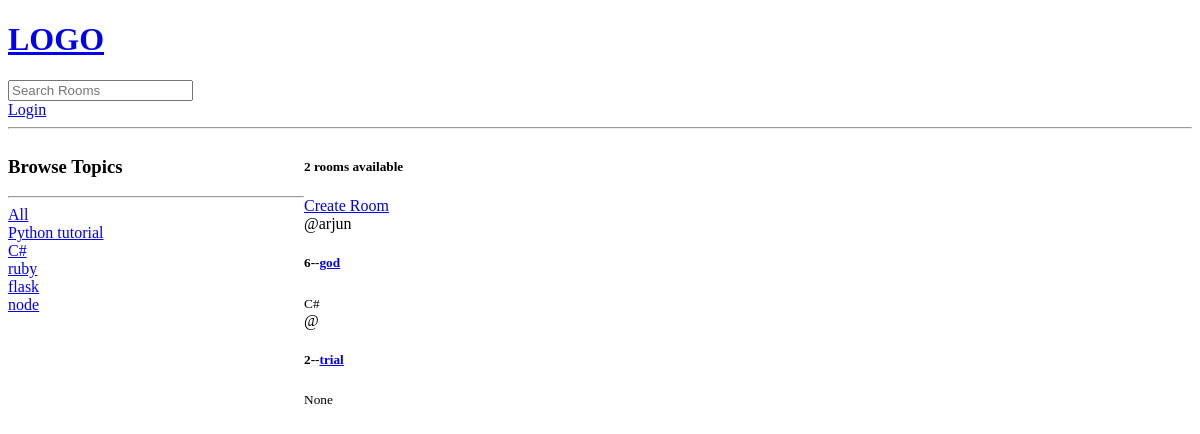
Before: / with the older database file.
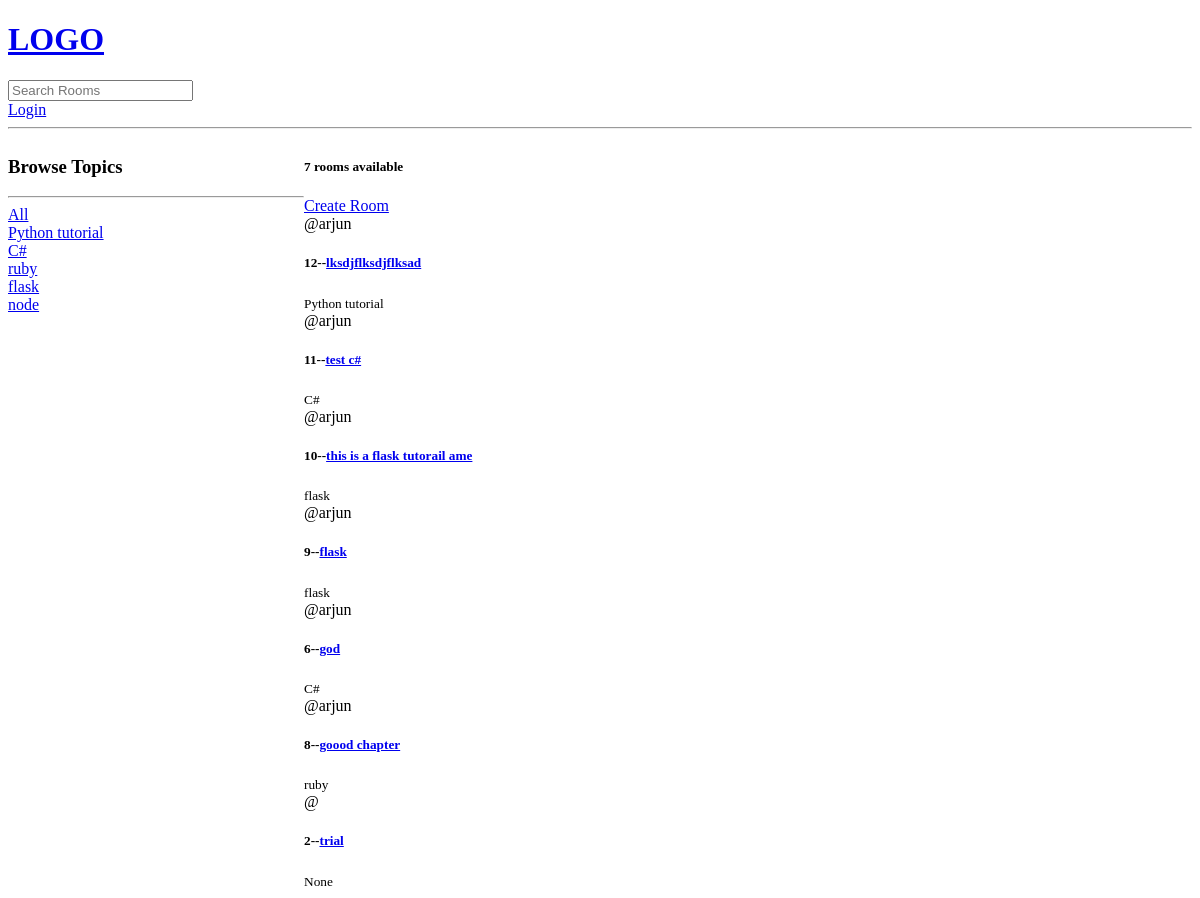
After: the same page with the newer database file.
### base/models.py (models this page shows, shortened)
class Topic(models.Model):
    name = models.CharField(max_length=200)
    def __str__(self):
        return self.name

class Room(models.Model):
    host= models.ForeignKey(User,on_delete=models.SET_NULL,null=True)
    topic= models.ForeignKey(Topic,on_delete=models.SET_NULL,null=True)
    name=models.CharField(max_length=200, null=False)
    description=models.TextField(max_length=500,null=True,blank=True)
    updated = models.DateTimeField(auto_now=True)#take snapshot of timestamp updated
    created = models.DateTimeField(auto_now_add=True)#take snapshot of timestamp created
    class Meta:
        ordering = ['-updated','-created']

### base/views.py (the view)
# urls.py: path('', views.home,name='home'),
def home(request):
    q=request.GET.get('q') if request.GET.get('q') != None else ''
    rooms = Room.objects.filter(
        Q(topic__name__icontains=q) |
        Q(name__icontains=q) |
        Q(description__icontains=q)
    )
    room_count = rooms.count()
    topics = Topic.objects.all()
    context ={'rooms':rooms , 'topics':topics , 'room_count':room_count}
    return render(request, 'base/home.html',context)

### base/templates/base/home.html (shortened to what this page needs)
{% extends 'main.html' %}
{% block content %}
<div class="home-container">
    <div>
        <h3>Browse Topics</h3>
        <hr>
        <div>
            <a href="{% url 'home' %}" > All</a>
        </div>
        {% for topic in topics %}
        <div>
            <a href="{% url 'home' %}?q={{topic.name}}" > {{topic.name}}</a>
        </div>
        {% endfor %}
    </div>
    <div>
        <h5> {{room_count}} rooms available</h5>
        <a href="{% url 'create-room' %}">Create Room</a>
        <div>
            {% for room in rooms %}
            <div>
                <span>@{{room.host.username}}</span>
                    <h5>{{room.id}}--<a href="/room/{{room.id}}">{{room.name}}</a></h5>
                <small>{{room.topic}}</small>
            </div>
            {% endfor %}
        </div>
    </div>
</div>
{% endblock content %}

### templates/main.html (shortened to what this page needs)
<!DOCTYPE html>
<html>
<head>
</head>
<body>
    {% include 'navbar.html' %}
    {% block content %}
    {% endblock content %}
</body>
</html>

### templates/navbar.html
<a href="/">
    <h1>LOGO</h1>
</a>
<form method="GET" action"{% url 'home' %}">
    <input type="text" name="q"  placeholder="Search Rooms"/>
</form>
{% if request.user.is_authenticated %}
<p>Hello {{request.user}}</p>
<a href="{% url 'logout' %}">Logout</a>
{% else %}
<a href="{% url 'login' %}">Login</a>
{% endif %}
<hr>

### base/templates/base/home.html (style rules this page uses)
.home-container { display: grid; grid-template-columns: 1fr 3fr; }

Changed rows visible on the page:
added Room: host.username "arjun", id "12", name "lksdjflksdjflksad", topic "Python tutorial"
added Room: host.username "arjun", id "11", name "test c#", topic "C#"
added Room: host.username "arjun", id "10", name "this is a flask tutorail ame", topic "flask"
added Room: host.username "arjun", id "9", name "flask", topic "flask"
added Room: host.username "arjun", id "8", name "goood chapter", topic "ruby"
Other visible differences:
{{ room_count }}: "2" → "7"
